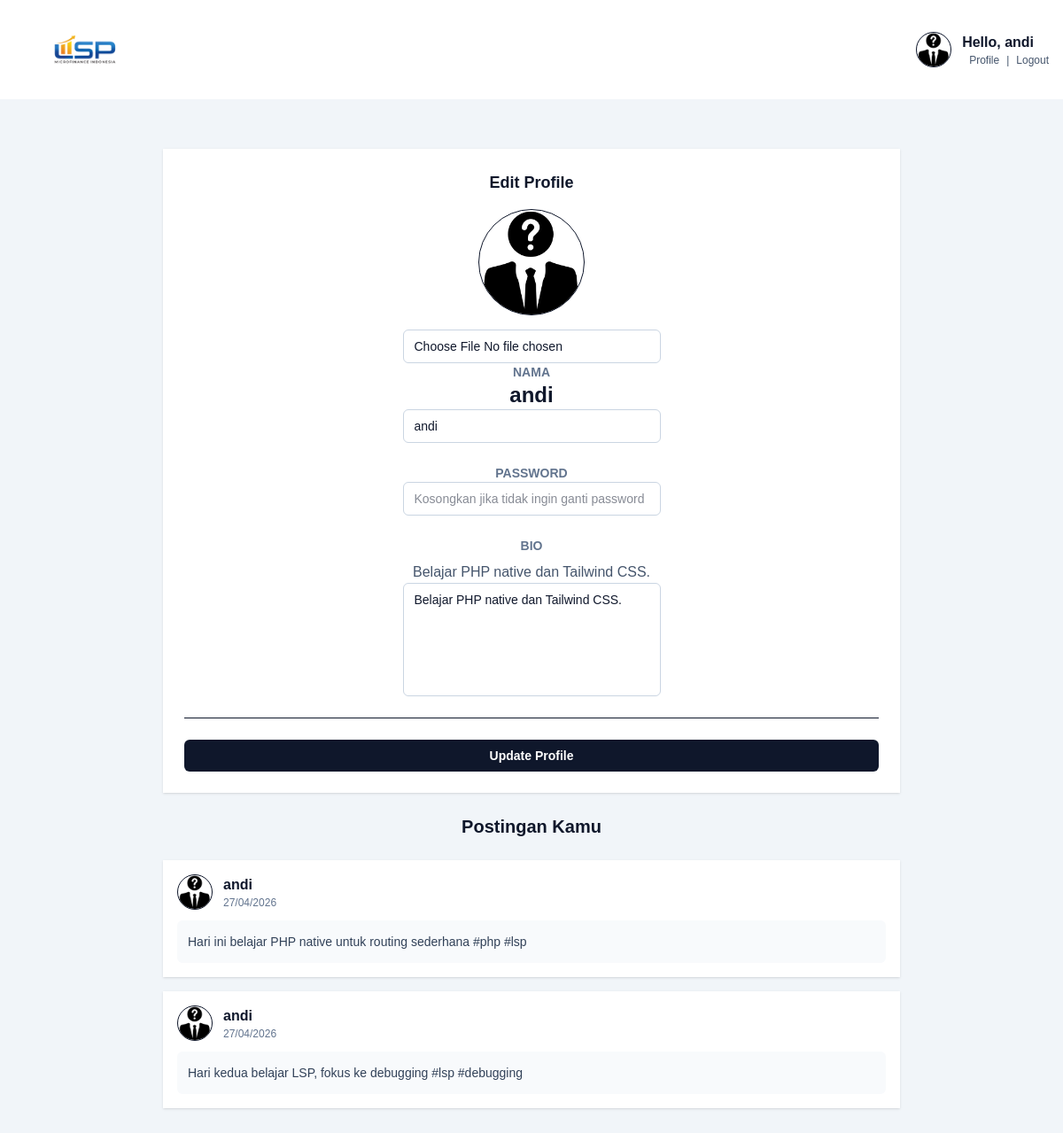
Screenshot of /profile (signed in) with the database file from the repository.
### tables this page shows
CREATE TABLE users (
    id INT AUTO_INCREMENT PRIMARY KEY,
    username VARCHAR(100) NOT NULL UNIQUE,
    password VARCHAR(255) NOT NULL,
    bio TEXT,
    photo LONGBLOB,
    photo_type VARCHAR(100),
    created_at DATETIME DEFAULT CURRENT_TIMESTAMP
);

CREATE TABLE posts (
    id INT AUTO_INCREMENT PRIMARY KEY,
    user_id INT NOT NULL,
    text VARCHAR(250) NOT NULL,

    image LONGBLOB,
    image_type VARCHAR(100),

    file LONGBLOB,
    file_name VARCHAR(255),
    file_type VARCHAR(100),

    created_at DATETIME DEFAULT CURRENT_TIMESTAMP,
    updated_at DATETIME DEFAULT CURRENT_TIMESTAMP ON UPDATE CURRENT_TIMESTAMP,

    FOREIGN KEY (user_id) REFERENCES users(id) ON DELETE CASCADE
);

### app/controller/UserController.php (called while the page is built, shortened)
<?php
class UserController
{
    public static function profile()
    {
        global $conn;
        $user_id = $_SESSION['user_id'];
        $result = mysqli_query($conn, "
            SELECT * FROM users WHERE id = '$user_id'
        ");
        $user = mysqli_fetch_assoc($result);
        $user_posts = mysqli_query($conn, "
            SELECT posts.*, users.username
            FROM posts
            JOIN users ON posts.user_id = users.id
            WHERE posts.user_id = '$user_id'
            ORDER BY posts.created_at DESC
            LIMIT 3
        ");
        require ROOT_DIR . "/public/view/profile_form/index.php";
    }
}

### public/view/profile_form/index.php (the view, shortened to what this page needs)
<!DOCTYPE html>
<html lang="id">
<head>
    <link rel="stylesheet" href="<?= ASSET_URL ?>dist/css/output.css">
</head>
<body>
        <?php include __DIR__ . "/../layouts/header/index.php"; ?>
    <div class="mx-auto min-h-screen max-w-4xl p-4">
        <section class="mx-auto flex max-w-4xl flex-col gap-6 p-4">
    <div class=" bg-white p-6 shadow-sm">
        <h3 class="mb-4 text-lg font-semibold text-center">Edit Profile</h3>
        <div class="flex flex-col items-center text-center">
        <form method="POST" class="flex flex-col items-center text-center" action="<?= BASE_URL ?>profile/update" enctype="multipart/form-data" class="space-y-4">
            <?php if (!empty($user['photo'])) : ?>
                <img
                    class="mb-4 h-34 w-34 rounded-full object-cover"
                >
            <?php else : ?>
                       <img
                        class="mb-4 h-30 w-30 rounded-full border bg-white object-cover"
                        src="<?= ASSET_URL ?>images/default-pfp.png"
                        alt="Profile picture"
                    >
            <?php endif; ?>
                 <input
                type="file"
                name="photo"
                accept="image/*"
                class="w-full rounded-md border border-slate-300 px-3 py-2 text-sm"
            >
            <p class="text-sm font-bold text-slate-500">NAMA</p>
            <h2 class="text-2xl font-bold">
                <?= $user['username'] ?>
            </h2>
                   <input
                type="text"
                name="username"
                value="<?= $user['username'] ?>"
                class="w-full rounded-md border border-slate-300 px-3 py-2 text-sm outline-none focus:border-slate-500"
                placeholder="Username"
            >
            <p class="mt-6 text-sm font-bold text-slate-500">PASSWORD</p>
            <input
                type="password"
                name="password"
                class="w-full rounded-md border border-slate-300 px-3 py-2 text-sm outline-none focus:border-slate-500"
                placeholder="Kosongkan jika tidak ingin ganti password"
            >
            <p class="mt-6 text-sm font-bold text-slate-500">BIO</p>
            <p class="mt-2 max-w-xl text-center text-slate-600">
                <?= $user['bio'] ?: 'Belum ada bio. Tambahkan sedikit cerita tentang akun ini.' ?>
            </p>
                       <textarea
                class="min-h-32 w-full resize-none rounded-md border border-slate-300 px-3 py-2 text-sm outline-none focus:border-slate-500"
                name="bio"
                placeholder="Tulis bio..."
            ><?= $user['bio'] ?? '' ?></textarea>
        </div>
        <hr class="my-6">
            <button
                class="w-full rounded-md bg-slate-900 px-4 py-2 text-sm font-semibold text-white hover:bg-slate-700"
                type="submit"
            >
                Update Profile
            </button>
    </div>
    <h3 class="text-center text-xl font-bold">Postingan Kamu</h3>
    <div class="flex flex-col gap-4">
        <?php while ($post = mysqli_fetch_assoc($user_posts)) : ?>
            <article class=" bg-white p-4 shadow-sm">
                <div class="mb-3 flex items-center gap-3">
                    <img
                        class="h-10 w-10 rounded-full border bg-white object-cover"
                        src="<?= ASSET_URL ?>images/default-pfp.png"
                        alt="Profile picture"
                    >
                    <div>
                        <p class="font-semibold">
                            <?= $post['username'] ?>
                        </p>
                        <p class="text-xs text-slate-500">
                            <?= date('d/m/Y', strtotime($post['created_at'])) ?>
                        </p>
                    </div>
                </div>
                <div class="rounded-md bg-slate-50 p-3">
                    <p class="text-sm leading-6 text-slate-700">
                        <?= $post['text'] ?>
                    </p>
                </div>
            </article>
        <?php endwhile; ?>
    </div>
</section>
    </div>
</body>
</html>

### rows the page displays
users: username "andi", bio "Belajar PHP native dan Tailwind CSS."
posts: user.username "andi", created_at "27/04/2026", text "Hari ini belajar PHP native untuk routing sederhana #php #lsp"
posts: user.username "andi", created_at "27/04/2026", text "Hari kedua belajar LSP, fokus ke debugging #lsp #debugging"

### other values shown
$_SESSION['username'] "andi"
